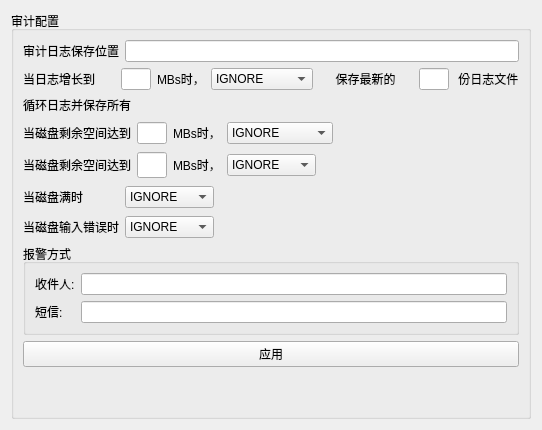
     <widget class="QWidget" name="configPage">
      <layout class="QGridLayout" name="gridLayout_10">
       <item row="0" column="0">
        <widget class="QGroupBox" name="groupBox_6">
         <property name="enabled">
          <bool>true</bool>
         </property>
         <property name="title">
          <string>审计配置</string>
         </property>
         <layout class="QVBoxLayout" name="verticalLayout">
          <item>
           <layout class="QHBoxLayout" name="horizontalLayout_6">
            <item>
             <widget class="QLabel" name="label_21">
              <property name="text">
               <string>审计日志保存位置</string>
              </property>
             </widget>
            </item>
            <item>
             <widget class="QLineEdit" name="log_filelineEdit"/>
            </item>
           </layout>
          </item>
          <item>
           <layout class="QHBoxLayout" name="horizontalLayout_7">
            <item>
             <widget class="QLabel" name="label_22">
              <property name="text">
               <string>当日志增长到      </string>
              </property>
             </widget>
            </item>
            <item>
             <widget class="QLineEdit" name="max_log_filelineEdit">
              <property name="minimumSize">
               <size>
                <width>30</width>
                <height>0</height>
               </size>
              </property>
              <property name="maximumSize">
               <size>
                <width>30</width>
                <height>16777215</height>
               </size>
              </property>
             </widget>
            </item>
            <item>
             <widget class="QLabel" name="label_18">
              <property name="text">
               <string>MBs时，</string>
              </property>
             </widget>
            </item>
            <item>
             <widget class="QComboBox" name="max_log_file_action_comboBox">
              <item>
               <property name="text">
                <string>IGNORE</string>
               </property>
              </item>
              <item>
               <property name="text">
                <string>SYSLOG</string>
               </property>
              </item>
              <item>
               <property name="text">
                <string>SUSPEND</string>
               </property>
              </item>
              <item>
               <property name="text">
                <string>ROTATE</string>
               </property>
              </item>
              <item>
               <property name="text">
                <string>KEEP_LOGS</string>
               </property>
              </item>
             </widget>
            </item>
            <item>
             <widget class="QLabel" name="label_15">
              <property name="text">
               <string>     保存最新的     </string>
              </property>
             </widget>
            </item>
            <item>
             <widget class="QLineEdit" name="num_logslineEdit">
              <property name="minimumSize">
               <size>
                <width>30</width>
                <height>0</height>
               </size>
              </property>
              <property name="maximumSize">
               <size>
                <width>30</width>
                <height>16777215</height>
               </size>
              </property>
             </widget>
            </item>
            <item>
             <widget class="QLabel" name="label_17">
              <property name="text">
               <string> 份日志文件</string>
              </property>
             </widget>
            </item>
           </layout>
          </item>
          <item>
           <widget class="QLabel" name="label_23">
            <property name="text">
             <string>循环日志并保存所有</string>
            </property>
           </widget>
          </item>
          <item>
           <layout class="QHBoxLayout" name="horizontalLayout_9">
            <item>
             <widget class="QLabel" name="label_24">
              <property name="text">
               <string>当磁盘剩余空间达到</string>
              </property>
             </widget>
            </item>
            <item>
             <widget class="QLineEdit" name="admin_space_left_lineEdit">
              <property name="minimumSize">
               <size>
                <width>30</width>
                <height>0</height>
               </size>
              </property>
              <property name="maximumSize">
               <size>
                <width>30</width>
                <height>16777215</height>
               </size>
              </property>
             </widget>
            </item>
            <item>
             <widget class="QLabel" name="label_16">
              <property name="text">
               <string>MBs时，</string>
              </property>
             </widget>
            </item>
            <item>
             <widget class="QComboBox" name="admin_space_left_action_comboBox">
              <item>
               <property name="text">
                <string>IGNORE</string>
               </property>
              </item>
              <item>
               <property name="text">
                <string>SYSLOG</string>
               </property>
              </item>
              <item>
               <property name="text">
                <string>EMAIL</string>
               </property>
              </item>
              <item>
               <property name="text">
                <string>SUSPEND</string>
               </property>
              </item>
              <item>
               <property name="text">
                <string>SINGLEHALT</string>
               </property>
              </item>
             </widget>
            </item>
            <item>
             <spacer name="horizontalSpacer_9">
              <property name="orientation">
               <enum>Qt::Horizontal</enum>
              </property>
              <property name="sizeHint" stdset="0">
               <size>
                <width>142</width>
                <height>26</height>
               </size>
              </property>
             </spacer>
            </item>
           </layout>
          </item>
          <item>
           <layout class="QHBoxLayout" name="horizontalLayout_10">
            <item>
             <widget class="QLabel" name="label_25">
              <property name="text">
               <string>当磁盘剩余空间达到</string>
              </property>
             </widget>
            </item>
            <item>
             <widget class="QLineEdit" name="space_left_lineEdit">
              <property name="minimumSize">
               <size>
                <width>30</width>
                <height>0</height>
               </size>
              </property>
              <property name="maximumSize">
               <size>
                <width>30</width>
                <height>30</height>
               </size>
              </property>
             </widget>
            </item>
            <item>
             <widget class="QLabel" name="label_19">
              <property name="text">
               <string>MBs时，</string>
              </property>
             </widget>
            </item>
            <item>
             <widget class="QComboBox" name="space_left_action_comboBox">
              <item>
               <property name="text">
                <string>IGNORE</string>
               </property>
              </item>
              <item>
               <property name="text">
                <string>SYSLOG</string>
               </property>
              </item>
              <item>
               <property name="text">
                <string>EMAIL</string>
               </property>
              </item>
              <item>
               <property name="text">
                <string>SUSPEND</string>
               </property>
              </item>
              <item>
               <property name="text">
                <string>SINGLE</string>
               </property>
              </item>
              <item>
               <property name="text">
                <string>HALT</string>
               </property>
              </item>
             </widget>
            </item>
            <item>
             <spacer name="horizontalSpacer_10">
              <property name="orientation">
               <enum>Qt::Horizontal</enum>
              </property>
              <property name="sizeHint" stdset="0">
               <size>
                <width>142</width>
                <height>26</height>
               </size>
              </property>
             </spacer>
            </item>
           </layout>
          </item>
          <item>
           <layout class="QGridLayout" name="gridLayout_20">
            <item row="0" column="2">
             <widget class="QComboBox" name="disk_full_action_comboBox">
              <item>
               <property name="text">
                <string>IGNORE</string>
               </property>
              </item>
              <item>
               <property name="text">
                <string>SYSLOG</string>
               </property>
              </item>
              <item>
               <property name="text">
                <string>SUSPEND</string>
               </property>
              </item>
              <item>
               <property name="text">
                <string>SINGLE</string>
               </property>
              </item>
              <item>
               <property name="text">
                <string>HALT</string>
               </property>
              </item>
             </widget>
            </item>
            <item row="0" column="3">
             <spacer name="horizontalSpacer_14">
              <property name="orientation">
               <enum>Qt::Horizontal</enum>
              </property>
              <property name="sizeHint" stdset="0">
               <size>
                <width>142</width>
                <height>26</height>
               </size>
              </property>
             </spacer>
            </item>
            <item row="1" column="2">
             <widget class="QComboBox" name="disk_error_action_comboBox">
              <item>
               <property name="text">
                <string>IGNORE</string>
               </property>
              </item>
              <item>
               <property name="text">
                <string>SYSLOG</string>
               </property>
              </item>
              <item>
               <property name="text">
                <string>SUSPEND</string>
               </property>
              </item>
              <item>
               <property name="text">
                <string>SINGLE</string>
               </property>
              </item>
              <item>
               <property name="text">
                <string>HALT</string>
               </property>
              </item>
             </widget>
            </item>
            <item row="0" column="0">
             <widget class="QLabel" name="label_26">
              <property name="text">
               <string>当磁盘满时</string>
              </property>
             </widget>
            </item>
            <item row="1" column="0">
             <widget class="QLabel" name="label_27">
              <property name="text">
               <string>当磁盘输入错误时</string>
              </property>
             </widget>
            </item>
           </layout>
          </item>
          <item>
           <widget class="QGroupBox" name="groupBox_15">
            <property name="title">
             <string>报警方式</string>
            </property>
            <layout class="QGridLayout" name="gridLayout_6">
             <item row="0" column="1">
              <widget class="QLineEdit" name="mail_lineEdit"/>
             </item>
             <item row="2" column="1">
              <widget class="QLineEdit" name="msg_lineEdit"/>
             </item>
             <item row="0" column="0">
              <widget class="QLabel" name="label_28">
               <property name="text">
                <string>收件人:</string>
               </property>
              </widget>
             </item>
             <item row="2" column="0">
              <widget class="QLabel" name="label_29">
               <property name="text">
                <string>短信:</string>
               </property>
              </widget>
             </item>
            </layout>
           </widget>
          </item>
          <item>
           <layout class="QHBoxLayout" name="horizontalLayout_11">
            <item>
             <widget class="QPushButton" name="apl_cfg_Button">
              <property name="text">
               <string>应用</string>
              </property>
             </widget>
            </item>
           </layout>
          </item>
          <item>
           <spacer name="verticalSpacer">
            <property name="orientation">
             <enum>Qt::Vertical</enum>
            </property>
            <property name="sizeHint" stdset="0">
             <size>
              <width>20</width>
              <height>40</height>
             </size>
            </property>
           </spacer>
          </item>
         </layout>
        </widget>
       </item>
      </layout>
     </widget>
